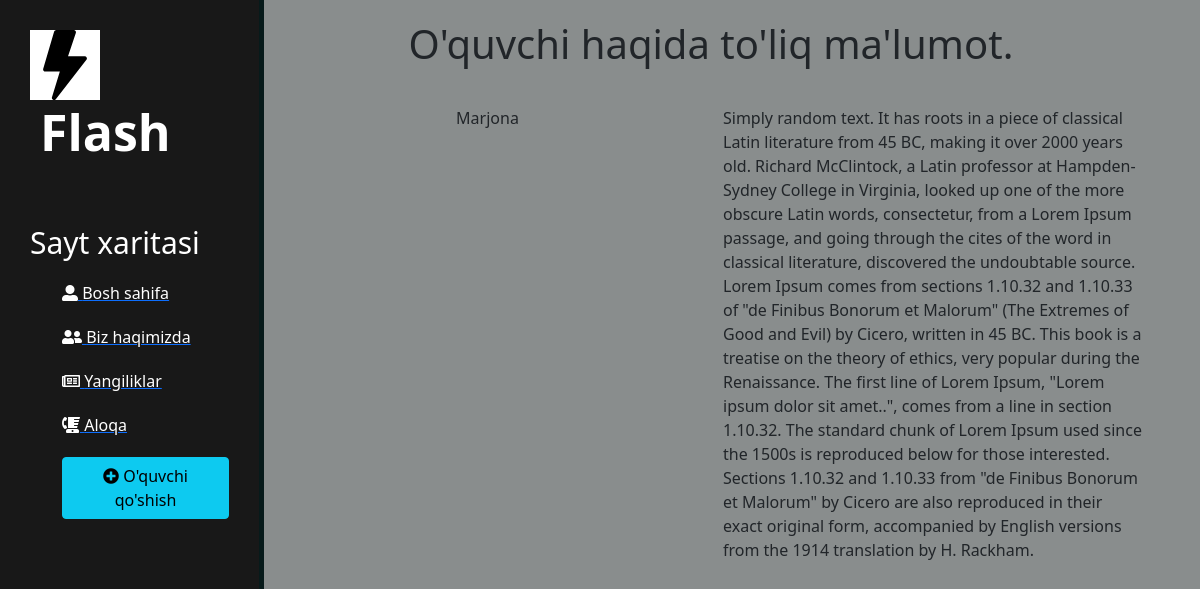
Page /leads/3/ on the committed database.
### leads/models.py (models this page shows, shortened)
class Lead(models.Model):
    familiyasi = models.CharField(max_length=20)
    ismi = models.CharField(max_length=20)
    yoshi = models.IntegerField()
    full = models.TextField()
    agent = models.ForeignKey("Agent", on_delete=models.CASCADE)

### leads/views.py (the view)
def leads_abc(request, pk):
    lead = get_object_or_404(models.Lead, id=pk)
    context = {
        "lead": lead
    }
    return render(request, 'details.html', context)

### template/details.html (shortened to what this page needs)
{% extends "layout.html" %}
{% block content %}
    <div class="container">
      <h1 class="text-center" style="padding-top: 20px;">O'quvchi haqida to'liq ma'lumot.</h1>
      <div class="row" style="padding-top: 30px;">
        <div class="col text-center">
          {{lead.ismi}}
        </div>
        <div class="col">
          {{lead.full}}
        </div>
      </div>
    </div>
{% endblock %}

### static/css/style.css (style rules this page uses)
body { background: rgb(137, 141, 141); }

### rows in the picture
Lead: ismi "Marjona", full "Simply random text. It has roots in a piece of classical Latin literature from 45 BC, making it over 2000 years old. Richard McClintock, a Latin professor at Hampden-Sydney College in Virginia, looked up one of the more obscure Latin words, consectetur, from a Lorem Ipsum passage, and going through the cites of the word in classical literature, discovered the undoubtable source. Lorem Ipsum comes from sections 1.10.32 and 1.10.33 of \"de Finibus Bonorum et Malorum\" (The Extremes of Good and Evil) by Cicero, written in 45 BC. This book is a treatise on the theory of ethics, very popular during the Renaissance. The first line of Lorem Ipsum, \"Lorem ipsum dolor sit amet..\", comes from a line in…"
